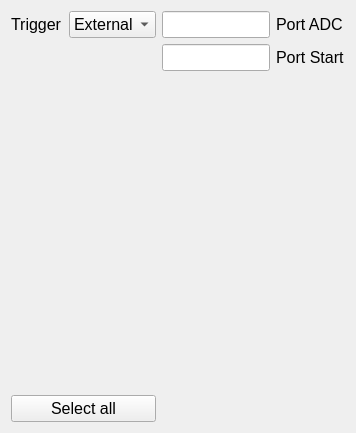
<?xml version="1.0" encoding="UTF-8"?>
<ui version="4.0">
 <class>Form</class>
 <widget class="QWidget" name="Form">
  <property name="geometry">
   <rect>
    <x>0</x>
    <y>0</y>
    <width>356</width>
    <height>433</height>
   </rect>
  </property>
  <property name="windowTitle">
   <string>Monitor Configuration</string>
  </property>
  <property name="styleSheet">
   <string notr="true">font: 12pt &quot;MS Shell Dlg 2&quot;;</string>
  </property>
  <layout class="QGridLayout" name="gridLayout">
   <item row="0" column="0">
    <widget class="QLabel" name="trigger_label">
     <property name="font">
      <font>
       <family>MS Shell Dlg 2</family>
       <pointsize>12</pointsize>
       <weight>50</weight>
       <italic>false</italic>
       <bold>false</bold>
      </font>
     </property>
     <property name="text">
      <string>Trigger</string>
     </property>
     <property name="buddy">
      <cstring>trigger</cstring>
     </property>
    </widget>
   </item>
   <item row="0" column="1">
    <widget class="QComboBox" name="trigger">
     <property name="enabled">
      <bool>true</bool>
     </property>
     <property name="font">
      <font>
       <family>MS Shell Dlg 2</family>
       <pointsize>12</pointsize>
       <weight>50</weight>
       <italic>false</italic>
       <bold>false</bold>
      </font>
     </property>
     <item>
      <property name="text">
       <string>External</string>
      </property>
     </item>
     <item>
      <property name="text">
       <string>Internal</string>
      </property>
     </item>
    </widget>
   </item>
   <item row="0" column="2">
    <widget class="QLineEdit" name="trigger_adc">
     <property name="enabled">
      <bool>true</bool>
     </property>
     <property name="font">
      <font>
       <family>MS Shell Dlg 2</family>
       <pointsize>12</pointsize>
       <weight>50</weight>
       <italic>false</italic>
       <bold>false</bold>
      </font>
     </property>
     <property name="toolTip">
      <string extracomment="e.g.: PFI0">Which port to use to trigger the analog to digital conversion.</string>
     </property>
    </widget>
   </item>
   <item row="0" column="3">
    <widget class="QLabel" name="label">
     <property name="font">
      <font>
       <family>MS Shell Dlg 2</family>
       <pointsize>12</pointsize>
       <weight>50</weight>
       <italic>false</italic>
       <bold>false</bold>
      </font>
     </property>
     <property name="text">
      <string>Port ADC</string>
     </property>
    </widget>
   </item>
   <item row="1" column="2">
    <widget class="QLineEdit" name="trigger_start">
     <property name="enabled">
      <bool>true</bool>
     </property>
     <property name="font">
      <font>
       <family>MS Shell Dlg 2</family>
       <pointsize>12</pointsize>
       <weight>50</weight>
       <italic>false</italic>
       <bold>false</bold>
      </font>
     </property>
     <property name="toolTip">
      <string>Which port to use if the acquisition starts with an external trigger</string>
     </property>
    </widget>
   </item>
   <item row="1" column="3">
    <widget class="QLabel" name="label_3">
     <property name="font">
      <font>
       <family>MS Shell Dlg 2</family>
       <pointsize>12</pointsize>
       <weight>50</weight>
       <italic>false</italic>
       <bold>false</bold>
      </font>
     </property>
     <property name="text">
      <string>Port Start</string>
     </property>
    </widget>
   </item>
   <item row="3" column="0" colspan="2">
    <widget class="QPushButton" name="select_all">
     <property name="font">
      <font>
       <pointsize>12</pointsize>
      </font>
     </property>
     <property name="text">
      <string>Select all</string>
     </property>
    </widget>
   </item>
   <item row="2" column="0" colspan="4">
    <layout class="QFormLayout" name="layout_widgets">
     <item row="0" column="0">
      <widget class="QWidget" name="devices_widget" native="true"/>
     </item>
    </layout>
   </item>
  </layout>
 </widget>
 <resources/>
 <connections/>
</ui>
